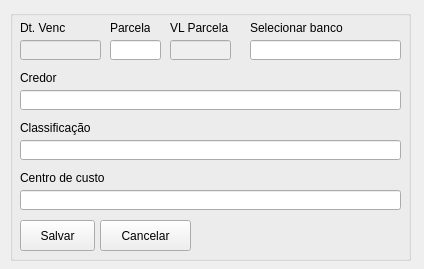
<?xml version="1.0" encoding="UTF-8"?>
<ui version="4.0">
 <class>MainWindow</class>
 <widget class="QMainWindow" name="MainWindow">
  <property name="geometry">
   <rect>
    <x>0</x>
    <y>0</y>
    <width>424</width>
    <height>269</height>
   </rect>
  </property>
  <property name="windowTitle">
   <string>Lançar essa parcela na fatura</string>
  </property>
  <widget class="QWidget" name="centralwidget">
   <widget class="QGroupBox" name="groupBox">
    <property name="geometry">
     <rect>
      <x>10</x>
      <y>10</y>
      <width>401</width>
      <height>251</height>
     </rect>
    </property>
    <property name="title">
     <string/>
    </property>
    <widget class="QLabel" name="label">
     <property name="geometry">
      <rect>
       <x>10</x>
       <y>10</y>
       <width>61</width>
       <height>16</height>
      </rect>
     </property>
     <property name="text">
      <string>Dt. Venc</string>
     </property>
    </widget>
    <widget class="QLineEdit" name="txtDataVencimento">
     <property name="enabled">
      <bool>false</bool>
     </property>
     <property name="geometry">
      <rect>
       <x>10</x>
       <y>30</y>
       <width>81</width>
       <height>20</height>
      </rect>
     </property>
    </widget>
    <widget class="QLineEdit" name="txtParcelas">
     <property name="geometry">
      <rect>
       <x>100</x>
       <y>30</y>
       <width>51</width>
       <height>20</height>
      </rect>
     </property>
    </widget>
    <widget class="QLabel" name="label_2">
     <property name="geometry">
      <rect>
       <x>100</x>
       <y>10</y>
       <width>40</width>
       <height>16</height>
      </rect>
     </property>
     <property name="text">
      <string>Parcelas</string>
     </property>
    </widget>
    <widget class="QLabel" name="label_3">
     <property name="geometry">
      <rect>
       <x>10</x>
       <y>60</y>
       <width>40</width>
       <height>16</height>
      </rect>
     </property>
     <property name="text">
      <string>Credor</string>
     </property>
    </widget>
    <widget class="QLabel" name="label_4">
     <property name="geometry">
      <rect>
       <x>10</x>
       <y>110</y>
       <width>71</width>
       <height>16</height>
      </rect>
     </property>
     <property name="text">
      <string>Classificação</string>
     </property>
    </widget>
    <widget class="QLabel" name="label_5">
     <property name="geometry">
      <rect>
       <x>10</x>
       <y>160</y>
       <width>101</width>
       <height>16</height>
      </rect>
     </property>
     <property name="text">
      <string>Centro de custo</string>
     </property>
    </widget>
    <widget class="QPushButton" name="btnSalvar">
     <property name="geometry">
      <rect>
       <x>10</x>
       <y>210</y>
       <width>75</width>
       <height>31</height>
      </rect>
     </property>
     <property name="text">
      <string>Salvar</string>
     </property>
     <property name="icon">
      <iconset>
       <normaloff>icones/floppy-disk_1311670.png</normaloff>icones/floppy-disk_1311670.png</iconset>
     </property>
    </widget>
    <widget class="QPushButton" name="btnCancelar">
     <property name="geometry">
      <rect>
       <x>90</x>
       <y>210</y>
       <width>91</width>
       <height>31</height>
      </rect>
     </property>
     <property name="text">
      <string>Cancelar</string>
     </property>
     <property name="icon">
      <iconset>
       <normaloff>icones/document_1204109.png</normaloff>icones/document_1204109.png</iconset>
     </property>
    </widget>
    <widget class="QLineEdit" name="txtValorParcela">
     <property name="enabled">
      <bool>false</bool>
     </property>
     <property name="geometry">
      <rect>
       <x>160</x>
       <y>30</y>
       <width>61</width>
       <height>20</height>
      </rect>
     </property>
    </widget>
    <widget class="QLabel" name="label_6">
     <property name="geometry">
      <rect>
       <x>160</x>
       <y>10</y>
       <width>61</width>
       <height>16</height>
      </rect>
     </property>
     <property name="text">
      <string>VL Parcela</string>
     </property>
    </widget>
    <widget class="QLabel" name="label_7">
     <property name="geometry">
      <rect>
       <x>240</x>
       <y>10</y>
       <width>111</width>
       <height>16</height>
      </rect>
     </property>
     <property name="text">
      <string>Selecionar banco</string>
     </property>
    </widget>
    <widget class="QLineEdit" name="txtBanco">
     <property name="geometry">
      <rect>
       <x>240</x>
       <y>30</y>
       <width>151</width>
       <height>20</height>
      </rect>
     </property>
    </widget>
    <widget class="QLineEdit" name="txtCredor">
     <property name="geometry">
      <rect>
       <x>10</x>
       <y>80</y>
       <width>381</width>
       <height>20</height>
      </rect>
     </property>
    </widget>
    <widget class="QLineEdit" name="txtClassificacao">
     <property name="geometry">
      <rect>
       <x>10</x>
       <y>130</y>
       <width>381</width>
       <height>20</height>
      </rect>
     </property>
    </widget>
    <widget class="QLineEdit" name="txtCentro">
     <property name="geometry">
      <rect>
       <x>10</x>
       <y>180</y>
       <width>381</width>
       <height>20</height>
      </rect>
     </property>
    </widget>
   </widget>
  </widget>
 </widget>
 <resources/>
 <connections/>
</ui>
